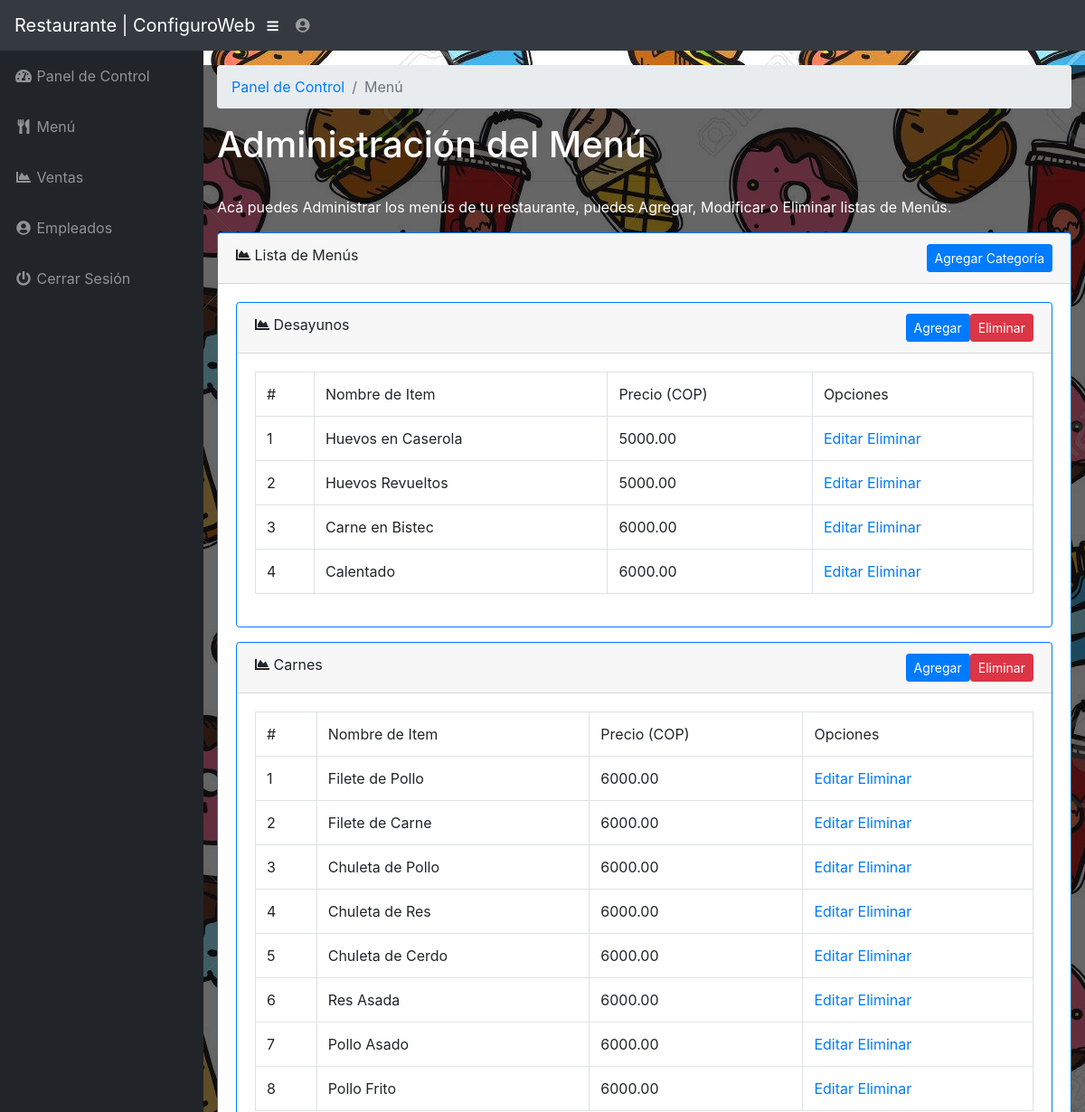
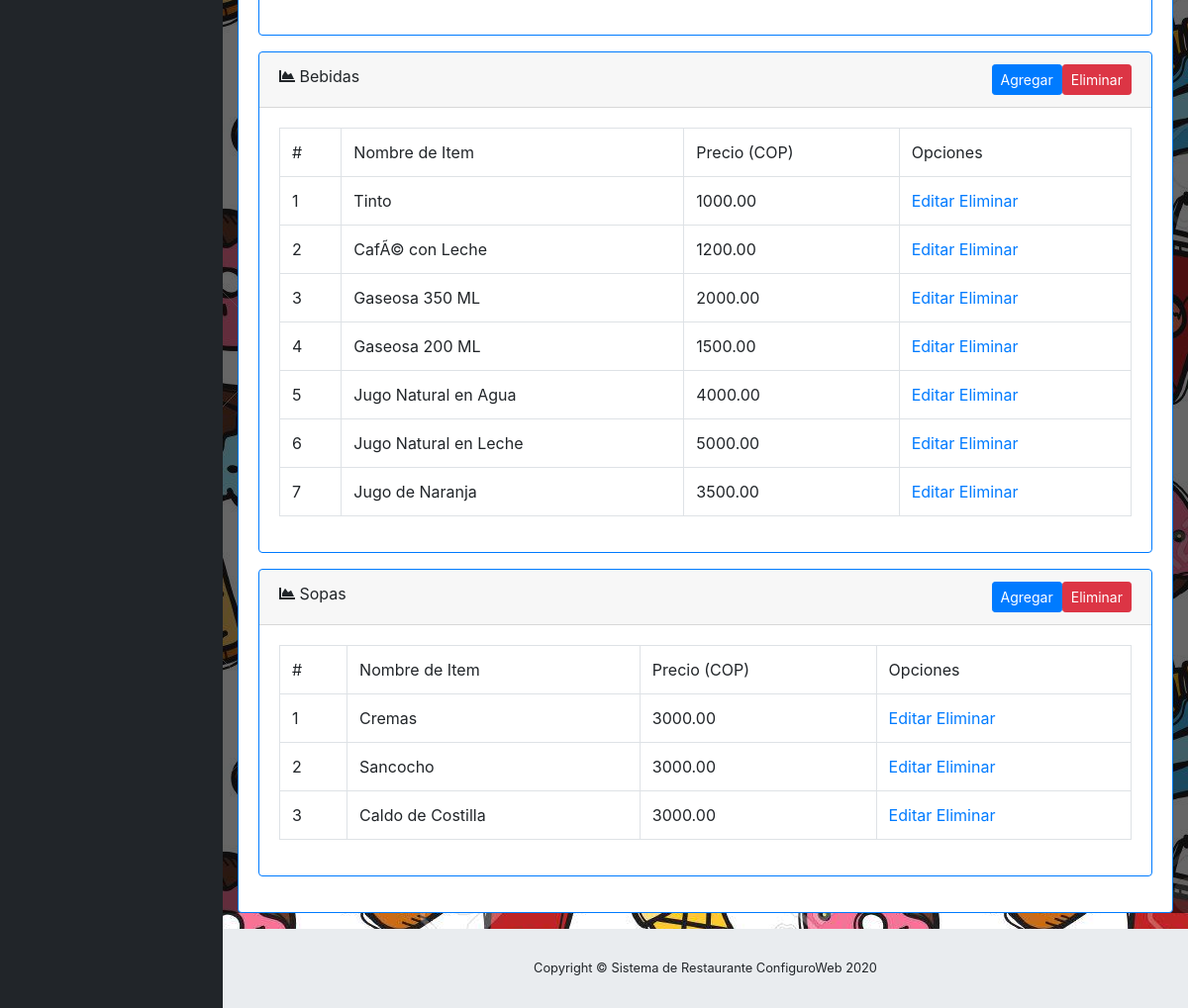
The page /admin/menu.php (signed in) on the database its author committed (2 pictures, top to bottom).
### tables this page shows
CREATE TABLE `tbl_menu` (
  `menuID` int(11) NOT NULL,
  `menuName` varchar(25) NOT NULL
);

CREATE TABLE `tbl_menuitem` (
  `itemID` int(11) NOT NULL,
  `menuID` int(11) NOT NULL,
  `menuItemName` text NOT NULL,
  `price` decimal(15,2) NOT NULL
);

### admin/menu.php (the view, shortened to what this page needs)
<?php
	include("../functions.php");
?>
<!DOCTYPE html>
<html lang="en">
  <head>
    <link href="vendor/bootstrap/css/bootstrap.min.css" rel="stylesheet">
    <link href="vendor/fontawesome-free/css/all.min.css" rel="stylesheet" type="text/css">
    <link href="vendor/datatables/dataTables.bootstrap4.css" rel="stylesheet">
    <link href="css/sb-admin.css" rel="stylesheet">
  </head>
  <body id="page-top" style= "background-image: url(../image/comida-fondo2.jpg);">
    <nav class="navbar navbar-expand navbar-dark bg-dark static-top">
      <a class="navbar-brand mr-1" href="index.php">Restaurante | ConfiguroWeb</a>
      <button class="btn btn-link btn-sm text-white order-1 order-sm-0" id="sidebarToggle" href="#">
        <i class="fas fa-bars"></i>
      </button>
      <ul class="navbar-nav ml-auto ml-md-0">
        <li class="nav-item dropdown no-arrow">
          <a class="nav-link dropdown-toggle" href="#" id="userDropdown" role="button" data-toggle="dropdown" aria-haspopup="true" aria-expanded="false">
            <i class="fas fa-user-circle fa-fw"></i>
          </a>
        </li>
      </ul>
    </nav>
    <div id="wrapper">
      <ul class="sidebar navbar-nav">
        <li class="nav-item">
          <a class="nav-link" href="index.php">
            <i class="fas fa-fw fa-tachometer-alt"></i>
            <span>Panel de Control</span>
          </a>
        </li>
        <li class="nav-item">
          <a class="nav-link" href="menu.php">
            <i class="fas fa-fw fa-utensils"></i>
            <span>Menú</span></a>
        </li>
        <li class="nav-item">
          <a class="nav-link" href="sales.php">
            <i class="fas fa-fw fa-chart-area"></i>
            <span>Ventas</span></a>
        </li>
        <li class="nav-item">
          <a class="nav-link" href="staff.php">
            <i class="fas fa-fw fa-user-circle"></i>
            <span>Empleados</span>
          </a>
        </li>
        <li class="nav-item">
          <a class="nav-link" href="#" data-toggle="modal" data-target="#logoutModal">
            <i class="fas fa-fw fa-power-off"></i>
            <span>Cerrar Sesión</span>
          </a>
        </li>
      </ul>
      <div id="content-wrapper">
        <div class="container-fluid" style= " background-color: rgba(0, 0, 0, .6);">
          <ol class="breadcrumb">
            <li class="breadcrumb-item">
              <a href="index.php">Panel de Control</a>
            </li>
            <li class="breadcrumb-item active">Menú</li>
          </ol>
          <h1 style= "color: white;">Administración del Menú</h1>
          <hr>
          <p style= "color: white;">Acá puedes Administrar los menús de tu restaurante, puedes Agregar, Modificar o Eliminar listas de Menús.</p>
          <div class="card mb-3 border-primary">
            <div class="card-header">
              <i class="fas fa-chart-area"></i>
              Lista de Menús
              <button class="btn btn-primary btn-sm float-right" data-toggle="modal" data-target="#addMenuModal">Agregar Categoría</button>
          </div>
            <div class="card-body">
            	<?php
					$menuQuery = "SELECT * FROM tbl_menu";
					if ($menuResult = $sqlconnection->query($menuQuery)) {
						while($menuRow = $menuResult->fetch_array(MYSQLI_ASSOC)) {?>
							<div class="card mb-3 border-primary">
					            <div class="card-header">
					              <i class="fas fa-chart-area"></i>
					              <?php echo $menuRow["menuName"]; ?>
  					              <button class="btn btn-danger btn-sm float-right" data-toggle="modal" data-target="#deleteModal" data-category="<?php echo $menuRow["menuName"];?>" data-menuid="<?php echo $menuRow["menuID"];?>">Eliminar</button>
  					              <button class="btn btn-primary btn-sm float-right" data-toggle="modal" data-target="#addItemModal" data-category="<?php echo $menuRow["menuName"];?>" data-menuid="<?php echo $menuRow["menuID"];?>">Agregar</button>
					          	</div>
					            <div class="card-body">
                			<table class="table table-bordered" id="dataTable" width="100%" cellspacing="0">
								<tr>
									<td>#</td>
									<td>Nombre de Item</td>
									<td>Precio (COP)</td>
									<td>Opciones</td>
								</tr>
							<?php
								$menuItemQuery = "SELECT * FROM tbl_menuitem WHERE menuID = " . $menuRow["menuID"];
								if ($menuItemResult = $sqlconnection->query($menuItemQuery)) {
									$itemno = 1;
									while($menuItemRow = $menuItemResult->fetch_array(MYSQLI_ASSOC)) {	?>
										<tr>
											<td><?php echo $itemno++; ?></td>
			        						<td><?php echo $menuItemRow["menuItemName"] ?></td>
			        						<td><?php echo $menuItemRow["price"] ?></td>
			        						<td>
			        							<a href="#editItemModal" data-toggle="modal" data-itemname="<?php echo $menuItemRow["menuItemName"] ?>" data-itemprice="<?php echo $menuItemRow["price"] ?>" data-menuid="<?php echo $menuRow["menuID"] ?>" data-itemid="<?php echo $menuItemRow["itemID"] ?>">Editar </a>
			        							<a href="deleteitem.php?itemID=<?php echo $menuItemRow["itemID"] ?>&menuID=<?php echo $menuRow["menuID"] ?>"> Eliminar</a></td>
										</tr>
									<?php
									}
								}
								else {
									die("Algo malo paso");
								}
							?>
							</table>
							</div>
					    </div>
						<?php
						}
					}
					else {
						die("Algo malo paso");
					}
				 ?>
            </div>
          </div>
        </div>
        <footer class="sticky-footer">
          <div class="container my-auto">
            <div class="copyright text-center my-auto">
              <span>Copyright © Sistema de Restaurante ConfiguroWeb 2020</span>
            </div>
          </div>
        </footer>
      </div>
    </div>
  </body>
</html>

### admin/css/sb-admin.css (style rules this page uses)
html { position: relative; min-height: 100%; }
body { height: 100%; }
#wrapper { display: -webkit-box; display: -ms-flexbox; display: flex; }
#wrapper #content-wrapper { overflow-x: hidden; width: 100%; padding-top: 1rem; padding-bottom: 80px; }
.navbar-nav .nav-item.dropdown .dropdown-toggle::after { width: 1rem; text-align: center; float: right; vertical-align: 0; border: 0; font-weight: 900; content: '\f105'; font-family: 'Font Awesome 5 Free'; }
.navbar-nav .nav-item.dropdown.no-arrow .dropdown-toggle::after { display: none; }
.sidebar { width: 90px !important; background-color: #212529; min-height: calc(100vh - 56px); }
.sidebar .nav-item:last-child { margin-bottom: 1rem; }
.sidebar .nav-item .nav-link { text-align: center; padding: 0.75rem 1rem; width: 90px; }
.sidebar .nav-item .nav-link span { font-size: 0.65rem; display: block; }
.sidebar .nav-item .nav-link { color: rgba(255, 255, 255, 0.5); }
@media (min-width: 768px) { .sidebar { width: 225px !important; } }
@media (min-width: 768px) { .sidebar .nav-item .nav-link { display: block; width: 100%; text-align: left; padding: 1rem; width: 225px; } }
@media (min-width: 768px) { .sidebar .nav-item .nav-link span { font-size: 1rem; display: inline; } }
:root { --input-padding-x: 0.75rem; --input-padding-y: 0.75rem; }
footer.sticky-footer { display: -webkit-box; display: -ms-flexbox; display: flex; position: absolute; right: 0; bottom: 0; width: calc(100% - 90px); height: 80px; background-color: #e9ecef; }
footer.sticky-footer .copyright { line-height: 1; font-size: 0.8rem; }
@media (min-width: 768px) { footer.sticky-footer { width: calc(100% - 225px); } }

### rows shown on the page
tbl_menu: menuName "Desayunos"
tbl_menuitem: menuItemName "Huevos en Caserola", price "5000.00"
tbl_menuitem: menuItemName "Huevos Revueltos", price "5000.00"
tbl_menuitem: menuItemName "Carne en Bistec", price "6000.00"
tbl_menuitem: menuItemName "Calentado", price "6000.00"
tbl_menu: menuName "Carnes"
tbl_menuitem: menuItemName "Filete de Pollo", price "6000.00"
tbl_menuitem: menuItemName "Filete de Carne", price "6000.00"
tbl_menuitem: menuItemName "Chuleta de Pollo", price "6000.00"
tbl_menuitem: menuItemName "Chuleta de Res", price "6000.00"
tbl_menuitem: menuItemName "Chuleta de Cerdo", price "6000.00"
tbl_menuitem: menuItemName "Res Asada", price "6000.00"
tbl_menuitem: menuItemName "Pollo Asado", price "6000.00"
tbl_menuitem: menuItemName "Pollo Frito", price "6000.00"
tbl_menu: menuName "Bebidas"
tbl_menuitem: menuItemName "Tinto", price "1000.00"
tbl_menuitem: menuItemName "CafÃ© con Leche", price "1200.00"
tbl_menuitem: menuItemName "Gaseosa 350 ML", price "2000.00"
tbl_menuitem: menuItemName "Gaseosa 200 ML", price "1500.00"
tbl_menuitem: menuItemName "Jugo Natural en Agua", price "4000.00"
tbl_menuitem: menuItemName "Jugo Natural en Leche", price "5000.00"
tbl_menuitem: menuItemName "Jugo de Naranja", price "3500.00"
tbl_menu: menuName "Sopas"
tbl_menuitem: menuItemName "Cremas", price "3000.00"
tbl_menuitem: menuItemName "Sancocho", price "3000.00"
tbl_menuitem: menuItemName "Caldo de Costilla", price "3000.00"
